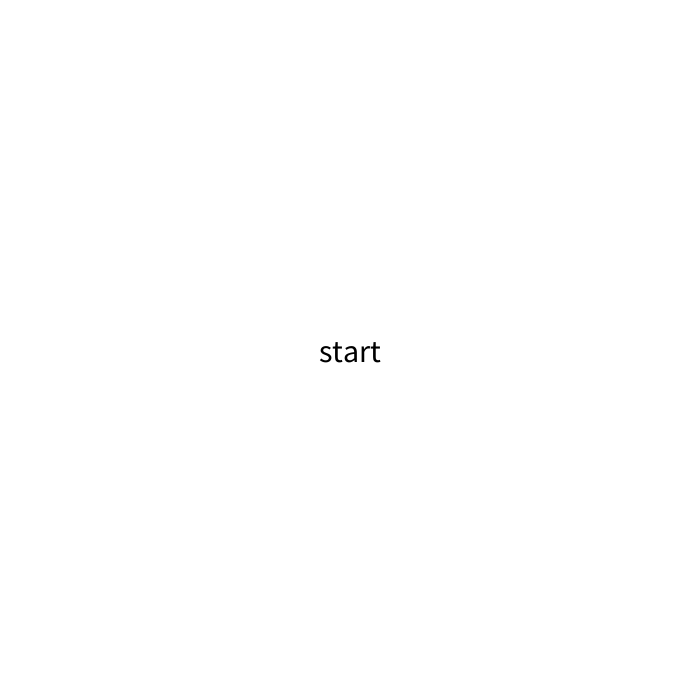
Frame 1 (no input)
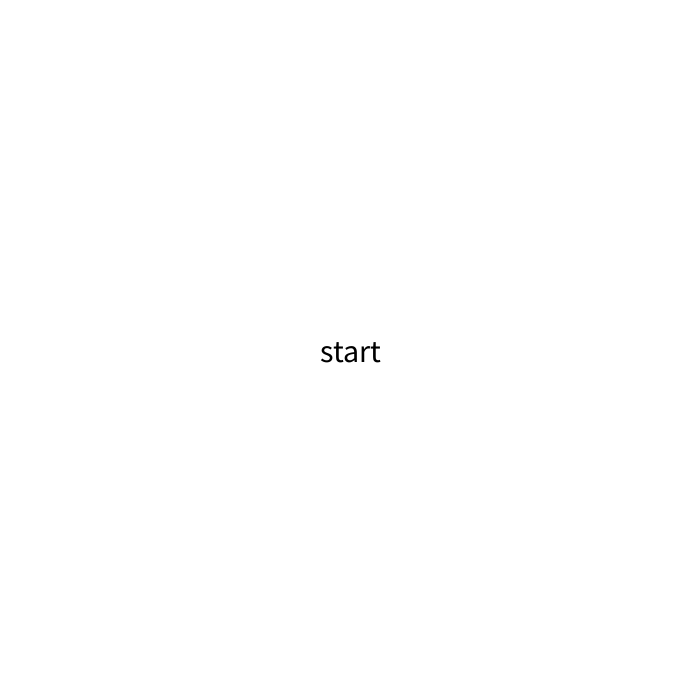
Frame 60 (the mouse pressed at the canvas centre just before this capture)
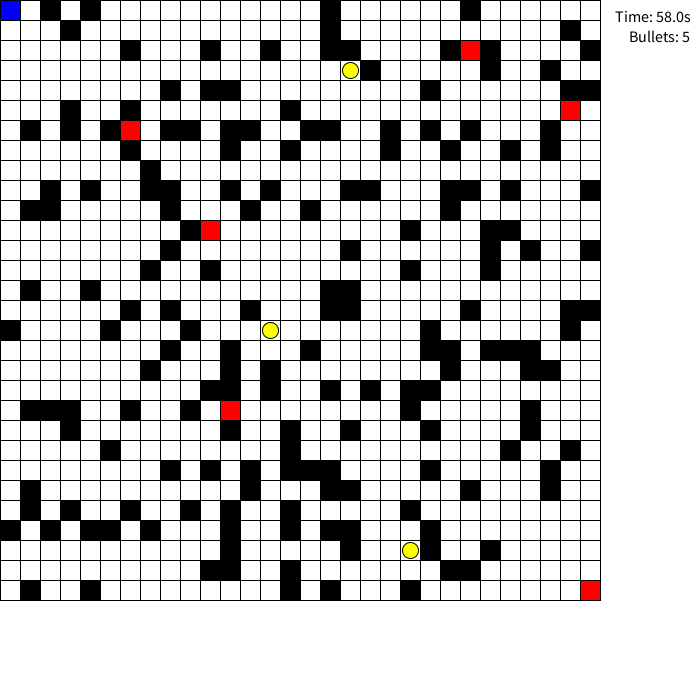
Frame 120 (the mouse held since frame 60 and released just before this capture)

The Processing sketch that drew these frames (run headless with seeded random() and noise(); from frame 60 on, the mouse is pressed at the canvas centre):

// Processing sketch: testmaze2
// ── testmaze2.pde
import java.util.ArrayList;
import java.util.Arrays;

int cols = 30;
int rows = 30;
int w, h;
int[] maze;
int playerIndex;
int goalIndex;
int[] enemyIndices;
int[] weaponIndices;
int bulletsLeft = 5;
int startTime;
int gameDuration = 60000;
ArrayList<PVector> bullets;
boolean gameStarted = false;
boolean gameFinished = false;
boolean gameFailed = false;

float[] enemyMoveIntervals = {400, 300, 200, 100, 50};
float[] lastEnemyMoveTimes;

void setup() {
  size(700, 700);  // 設置視窗大小
  w = 20;  // 遊戲格子大小
  h = 20;
  initializeMaze();
  initializeEnemies();
  initializeWeapons();
  bullets = new ArrayList<PVector>();
}

void draw() {
  background(255);

  // 顯示遊戲畫面
  if (gameStarted) {
    drawGame();
    drawInfoPanel();
  } else if (gameFinished) {
    drawWinScreen();
  } else if (gameFailed) {
    drawFailScreen();
  } else {
    drawStartScreen();
  }

  // 顯示重新開始的按鈕
  if (!gameStarted && !gameFinished && !gameFailed) {
    fill(0);
    textSize(16);
    textAlign(CENTER, CENTER);
   
  }
}

void drawGame() {
  for (int i = 0; i < enemyIndices.length; i++) {
    if (millis() - lastEnemyMoveTimes[i] > enemyMoveIntervals[i]) {
      moveEnemy(i);
      lastEnemyMoveTimes[i] = millis();
    }
  }

  drawMaze();
  drawPlayer();
  drawEnemies();
  drawWeapons();
  updateBullets();
  checkCollisions();
  checkWin();
}

void drawInfoPanel() {
  // 顯示時間在右上角
  fill(0);
  textSize(16);
  textAlign(RIGHT, TOP);
  text("Time: " + nf((gameDuration - (millis() - startTime)) / 1000, 0, 1) + "s", width - 10, 10);
  text("Bullets: " + bulletsLeft, width - 10, 30);
}

void drawMaze() {
  for (int i = 0; i < maze.length; i++) {
    if (maze[i] == 1) {
      fill(0);
      rect((i % cols) * w, floor(i / cols) * h, w, h);
    } else {
      // 填滿空白區域
      fill(255);
      rect((i % cols) * w, floor(i / cols) * h, w, h);
    }
  }
  fill(255, 0, 0);
  rect((goalIndex % cols) * w, floor(goalIndex / cols) * h, w, h);
}


void drawPlayer() {
  fill(0, 0, 255);
  rect((playerIndex % cols) * w, floor(playerIndex / cols) * h, w, h);
}

void drawEnemies() {
  for (int i = 0; i < enemyIndices.length; i++) {
    fill(255, 0, 0);
    rect((enemyIndices[i] % cols) * w, floor(enemyIndices[i] / cols) * h, w, h);
  }
}

void drawWeapons() {
  fill(255, 255, 0);
  for (int i = 0; i < weaponIndices.length; i++) {
    ellipse((weaponIndices[i] % cols + 0.5) * w, (floor(weaponIndices[i] / cols) + 0.5) * h, w * 0.8, h * 0.8);
  }
}

void updateBullets() {
  fill(0);
  for (int i = bullets.size() - 1; i >= 0; i--) {
    PVector bullet = bullets.get(i);
    ellipse(bullet.x, bullet.y, w * 0.5, h * 0.5);

    // 更新子彈位置
    float speed = 5.0;  // 調整子彈速度
    switch (int(bullet.z)) {
      case UP:
        bullet.y -= speed; // 子彈朝上移動
        break;
      case DOWN:
        bullet.y += speed; // 子彈朝下移動
        break;
      case LEFT:
        bullet.x -= speed; // 子彈朝左移動
        break;
      case RIGHT:
        bullet.x += speed; // 子彈朝右移動
        break;
    }

    // 檢查子彈是否超出畫面，如果是則移除
    if (bullet.y < 0 || bullet.y > height || bullet.x < 0 || bullet.x > width) {
      bullets.remove(i);
    }
  }
}

void moveEnemy(int index) {
  int direction = floor(random(4));
  int newEnemyIndex = enemyIndices[index];

  if (direction == 0 && enemyIndices[index] >= cols) {
    newEnemyIndex -= cols;
  } else if (direction == 1 && enemyIndices[index] < maze.length - cols) {
    newEnemyIndex += cols;
  } else if (direction == 2 && enemyIndices[index] % cols != 0) {
    newEnemyIndex--;
  } else if (direction == 3 && (enemyIndices[index] + 1) % cols != 0) {
    newEnemyIndex++;
  }

  if (maze[newEnemyIndex] == 0) {
    enemyIndices[index] = newEnemyIndex;
  }
}

void checkCollisions() {
  for (int i = 0; i < enemyIndices.length; i++) {
    if (playerIndex == enemyIndices[i]) {
      gameStarted = false;
      gameFailed = true;
      return;  // 在遊戲失敗時立即返回，避免後續的操作
    }
  }

  for (int i = 0; i < weaponIndices.length; i++) {
    if (playerIndex == weaponIndices[i]) {
      weaponIndices[i] = -1;
      bulletsLeft += 5;
    }
  }

  for (int i = bullets.size() - 1; i >= 0; i--) {
    PVector bullet = bullets.get(i);
    for (int j = 0; j < enemyIndices.length; j++) {
      if (dist(bullet.x, bullet.y, (enemyIndices[j] % cols + 0.5) * w, (floor(enemyIndices[j] / cols) + 0.5) * h) < w * 0.5) {
        enemyIndices[j] = -1;
        bullets.remove(i);
        break;
      }
    }
  }

  // 移除敵人（-1 表示已被消除）
  enemyIndices = Arrays.stream(enemyIndices).filter(index -> index != -1).toArray();
}

void checkWin() {
  if (playerIndex == goalIndex) {
    gameStarted = false;
    gameFinished = true;
  }
}

void drawStartScreen() {
  fill(0);
  textSize(32);
  textAlign(CENTER, CENTER);
  text("start", width / 2, height / 2);
}

void drawWinScreen() {
  fill(0);
  textSize(32);
  textAlign(CENTER, CENTER);
  text("congratulations!", width / 2, height / 2);
}

void drawFailScreen() {
  fill(0);
  textSize(32);
  textAlign(CENTER, CENTER);
  text("game over", width / 2, height / 2);
  textSize(20);
  text("retry", width / 2, height / 2 + 40);
}

void initializeMaze() {
  maze = new int[cols * rows];

  // 隨機生成迷宮，確保終點及出生點周圍沒有牆壁
  do {
    for (int i = 0; i < maze.length; i++) {
      maze[i] = random(1) > 0.8 ? 1 : 0;
    }
    goalIndex = maze.length - 1;
  } while (maze[goalIndex] == 1 || isPlayerStartSurrounded());

  // 設定出生點
  playerIndex = 0;

  // 初始化敵人和武器位置
  initializeEnemies();
  initializeWeapons();
}

// 檢查出生點是否被牆壁包圍
boolean isPlayerStartSurrounded() {
  int x = playerIndex % cols;
  int y = floor(playerIndex / cols);

  // 檢查上下左右四個方向
  if ((x > 0 && maze[playerIndex - 1] == 1) ||
      (x < cols - 1 && maze[playerIndex + 1] == 1) ||
      (y > 0 && maze[playerIndex - cols] == 1) ||
      (y < rows - 1 && maze[playerIndex + cols] == 1)) {
    return true;
  }

  return false;
}


void initializeEnemies() {
  int numEnemies = 5;
  enemyIndices = new int[numEnemies];
  lastEnemyMoveTimes = new float[numEnemies];

  for (int i = 0; i < numEnemies; i++) {
    enemyIndices[i] = floor(random(cols * rows));
    lastEnemyMoveTimes[i] = millis();
  }
}

void initializeWeapons() {
  int numWeapons = min(3, cols * rows);
  weaponIndices = new int[numWeapons];

  for (int i = 0; i < numWeapons; i++) {
    int candidateIndex = floor(random(cols * rows));
    while (maze[candidateIndex] == 1 || candidateIndex == goalIndex || candidateIndex == playerIndex) {
      candidateIndex = floor(random(cols * rows));
    }
    weaponIndices[i] = candidateIndex;
  }
}

void mousePressed() {
  if (!gameStarted && !gameFinished && !gameFailed && mouseX > width / 4 && mouseX < width * 3 / 4 && mouseY > height - 40 && mouseY < height - 10) {
    // 重新開始按鈕被按下
    restartGame();
  } else if (!gameStarted) {
    // 遊戲未開始時按下滑鼠開始遊戲
    gameStarted = true;
    playerIndex = 0;
    bulletsLeft = 5;
    // 記錄遊戲開始時間
    startTime = millis();
  } else if (gameFinished) {
    gameFinished = false;
  } else if (gameFailed) {
    if (mouseX > width / 4 && mouseX < width * 3 / 4 && mouseY > height / 2 && mouseY < height / 2 + 40) {
      gameFailed = false;
      gameStarted = true;
      playerIndex = 0;
      bulletsLeft = 5;
      // 記錄遊戲開始時間
      startTime = millis();
    }
  }
}

int lastKeyCode = RIGHT; // 初始方向設為右方
boolean gamePaused = false;

void keyPressed() {
  if (key == 'p' || key == 'P') {
    gamePaused = !gamePaused;
  }

  if (key == 'r' || key == 'R') {
    restartGame();
  }

  if (gameStarted && !gamePaused) {
    // 遊戲進行中且非暫停時處理其他按鈕事件
    int newPlayerIndex = playerIndex;

    if (keyCode == UP && playerIndex >= cols) {
      newPlayerIndex -= cols;
    } else if (keyCode == DOWN && playerIndex < maze.length - cols) {
      newPlayerIndex += cols;
    } else if (keyCode == LEFT && playerIndex % cols != 0) {
      newPlayerIndex--;
    } else if (keyCode == RIGHT && (playerIndex + 1) % cols != 0) {
      newPlayerIndex++;
    }

    if (key == ' ' && bulletsLeft > 0) {
      bulletsLeft--;
      bullets.add(new PVector((playerIndex % cols + 0.5) * w, (floor(playerIndex / cols) + 0.5) * h, lastKeyCode));
    }

    if (maze[newPlayerIndex] == 0) {
      playerIndex = newPlayerIndex;
    }
  }
}

void restartGame() {
  gameStarted = false;
  gameFinished = false;
  gameFailed = false;
  initializeMaze();
  initializeEnemies();
  initializeWeapons();
  bullets.clear();
  bulletsLeft = 5;
  playerIndex = 0;
  startTime = millis();
}
